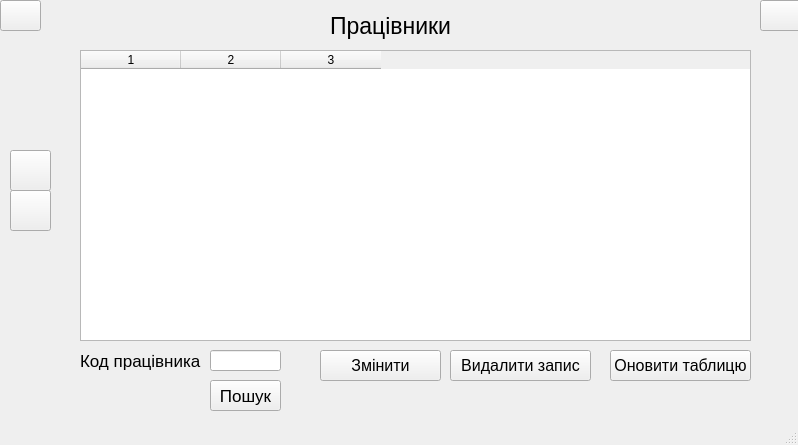
<?xml version="1.0" encoding="UTF-8"?>
<ui version="4.0">
 <class>MainWindow</class>
 <widget class="QMainWindow" name="MainWindow">
  <property name="geometry">
   <rect>
    <x>0</x>
    <y>0</y>
    <width>798</width>
    <height>445</height>
   </rect>
  </property>
  <property name="windowTitle">
   <string>MainWindow</string>
  </property>
  <widget class="QWidget" name="centralwidget">
   <widget class="QLabel" name="label">
    <property name="geometry">
     <rect>
      <x>330</x>
      <y>10</y>
      <width>161</width>
      <height>31</height>
     </rect>
    </property>
    <property name="font">
     <font>
      <pointsize>17</pointsize>
     </font>
    </property>
    <property name="text">
     <string>Працівники</string>
    </property>
   </widget>
   <widget class="QPushButton" name="down_button">
    <property name="geometry">
     <rect>
      <x>10</x>
      <y>190</y>
      <width>41</width>
      <height>41</height>
     </rect>
    </property>
    <property name="text">
     <string/>
    </property>
    <property name="icon">
     <iconset resource="../resources.qrc">
      <normaloff>:/newPrefix/assets/down_arrow.png</normaloff>:/newPrefix/assets/down_arrow.png</iconset>
    </property>
    <property name="iconSize">
     <size>
      <width>30</width>
      <height>30</height>
     </size>
    </property>
   </widget>
   <widget class="QLabel" name="label_2">
    <property name="geometry">
     <rect>
      <x>80</x>
      <y>350</y>
      <width>131</width>
      <height>21</height>
     </rect>
    </property>
    <property name="font">
     <font>
      <pointsize>13</pointsize>
     </font>
    </property>
    <property name="text">
     <string>Код працівника</string>
    </property>
   </widget>
   <widget class="QTableWidget" name="tableWidget">
    <property name="geometry">
     <rect>
      <x>80</x>
      <y>50</y>
      <width>671</width>
      <height>291</height>
     </rect>
    </property>
    <property name="columnCount">
     <number>3</number>
    </property>
    <column/>
    <column/>
    <column/>
   </widget>
   <widget class="QPushButton" name="back_button">
    <property name="geometry">
     <rect>
      <x>0</x>
      <y>0</y>
      <width>41</width>
      <height>31</height>
     </rect>
    </property>
    <property name="font">
     <font>
      <pointsize>2</pointsize>
     </font>
    </property>
    <property name="text">
     <string/>
    </property>
    <property name="icon">
     <iconset resource="../resources.qrc">
      <normaloff>:/newPrefix/assets/arrow.png</normaloff>:/newPrefix/assets/arrow.png</iconset>
    </property>
    <property name="iconSize">
     <size>
      <width>25</width>
      <height>25</height>
     </size>
    </property>
   </widget>
   <widget class="QPushButton" name="up_button">
    <property name="geometry">
     <rect>
      <x>10</x>
      <y>150</y>
      <width>41</width>
      <height>41</height>
     </rect>
    </property>
    <property name="font">
     <font>
      <pointsize>13</pointsize>
     </font>
    </property>
    <property name="text">
     <string/>
    </property>
    <property name="icon">
     <iconset resource="../resources.qrc">
      <normaloff>:/newPrefix/assets/up_arrow.png</normaloff>:/newPrefix/assets/up_arrow.png</iconset>
    </property>
    <property name="iconSize">
     <size>
      <width>30</width>
      <height>30</height>
     </size>
    </property>
   </widget>
   <widget class="QPushButton" name="find_button">
    <property name="geometry">
     <rect>
      <x>210</x>
      <y>380</y>
      <width>71</width>
      <height>31</height>
     </rect>
    </property>
    <property name="font">
     <font>
      <pointsize>13</pointsize>
     </font>
    </property>
    <property name="text">
     <string>Пошук</string>
    </property>
   </widget>
   <widget class="QPushButton" name="delete_button">
    <property name="geometry">
     <rect>
      <x>450</x>
      <y>350</y>
      <width>141</width>
      <height>31</height>
     </rect>
    </property>
    <property name="font">
     <font>
      <pointsize>12</pointsize>
     </font>
    </property>
    <property name="text">
     <string>Видалити запис</string>
    </property>
   </widget>
   <widget class="QPushButton" name="update_button">
    <property name="geometry">
     <rect>
      <x>610</x>
      <y>350</y>
      <width>141</width>
      <height>31</height>
     </rect>
    </property>
    <property name="font">
     <font>
      <pointsize>12</pointsize>
     </font>
    </property>
    <property name="text">
     <string>Оновити таблицю</string>
    </property>
   </widget>
   <widget class="QLineEdit" name="find_field">
    <property name="geometry">
     <rect>
      <x>210</x>
      <y>350</y>
      <width>71</width>
      <height>21</height>
     </rect>
    </property>
    <property name="font">
     <font>
      <pointsize>10</pointsize>
     </font>
    </property>
   </widget>
   <widget class="QPushButton" name="exit_button">
    <property name="geometry">
     <rect>
      <x>760</x>
      <y>0</y>
      <width>41</width>
      <height>31</height>
     </rect>
    </property>
    <property name="font">
     <font>
      <pointsize>2</pointsize>
     </font>
    </property>
    <property name="text">
     <string/>
    </property>
    <property name="icon">
     <iconset resource="../resources.qrc">
      <normaloff>:/newPrefix/assets/exit.png</normaloff>:/newPrefix/assets/exit.png</iconset>
    </property>
    <property name="iconSize">
     <size>
      <width>25</width>
      <height>25</height>
     </size>
    </property>
   </widget>
   <widget class="QPushButton" name="edit_button">
    <property name="geometry">
     <rect>
      <x>320</x>
      <y>350</y>
      <width>121</width>
      <height>31</height>
     </rect>
    </property>
    <property name="font">
     <font>
      <pointsize>12</pointsize>
     </font>
    </property>
    <property name="text">
     <string>Змінити</string>
    </property>
   </widget>
  </widget>
  <widget class="QStatusBar" name="statusbar"/>
 </widget>
 <resources>
  <include location="../resources.qrc"/>
 </resources>
 <connections/>
</ui>
